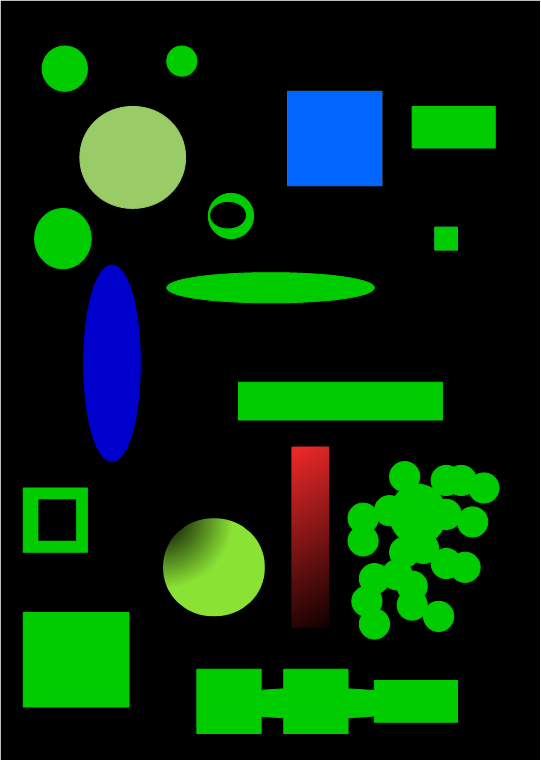
#> input picture images/blobs.png, 541 x 760 px
$ python 15_contouring.py
#> lines starting #> are read from the running program, lines starting #| are printed output that depends on the picture; after the words box and inside, x2 and y2 are one past the last pixel; in counts of white or black regions, pixels touching at a corner belong together
import numpy as np
import cv2


img=cv2.imread("images/blobs.png",1)
#> img is the input picture: shape (760, 541, 3); mean B, G, R 14.5, 44, 8.8
cv2.imshow("Original", img)

#Gray Image
gray = cv2.cvtColor(img, cv2.COLOR_BGR2GRAY)
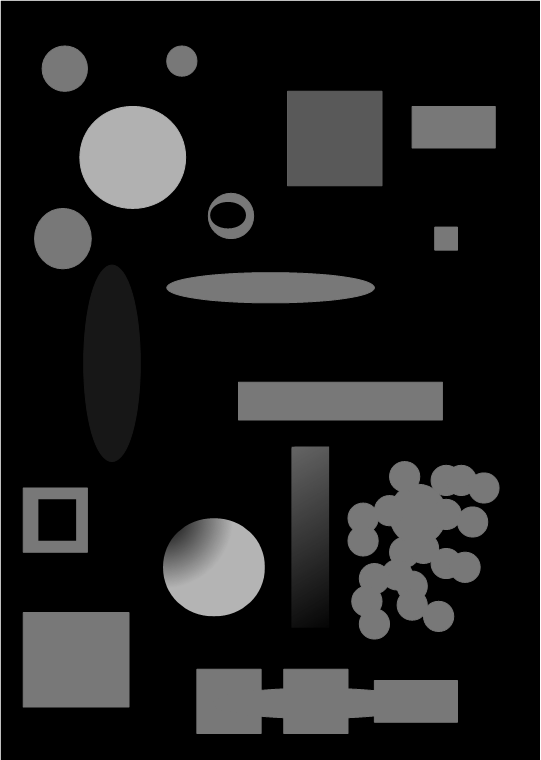
#> gray: shape (760, 541); min 0, max 255, mean 30.1
height , width = gray.shape
#> height = 760; width = 541

#Thresholding
ret, thresh = cv2.threshold(gray, 20,255,cv2.THRESH_BINARY)
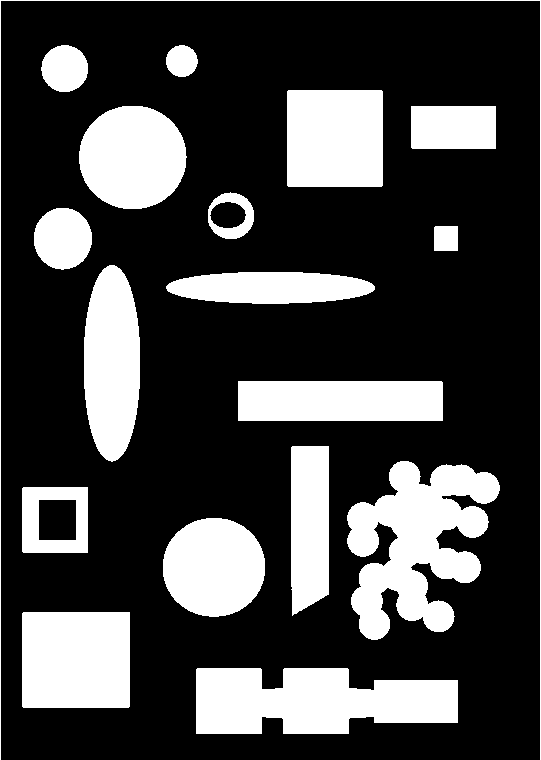
#> thresh: shape (760, 541); 26.6% white; 18 white regions, largest, box (x1, y1, x2, y2) and area: (347, 461, 500, 640) 15398, (196, 668, 458, 734) 13657, (22, 612, 130, 708) 10365
cv2.imshow("Thresh", thresh)

#Adapt Thresholding
adapt_thresh = cv2.adaptiveThreshold(gray, 255, cv2.ADAPTIVE_THRESH_MEAN_C, cv2.THRESH_BINARY, 111, 1)
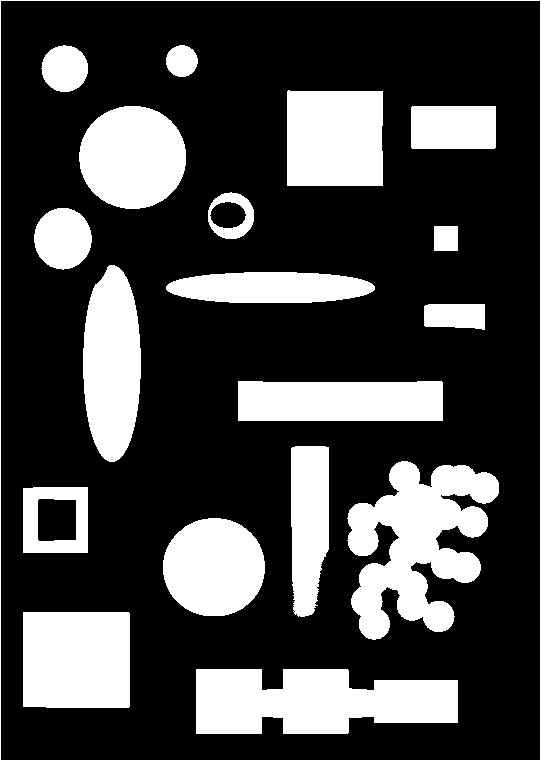
#> adapt_thresh: shape (760, 541); 26.6% white; 19 white regions
cv2.imshow("AdaptThresh", adapt_thresh)

#Contouring
contours, hierachy = cv2.findContours(gray, cv2.RETR_TREE, cv2.CHAIN_APPROX_SIMPLE)
#> contours = 20 contours, 1 with area under 20; largest, box (x1, y1, x2, y2) and area: (347, 461, 500, 640) 15116, (196, 668, 458, 734) 13305, (22, 612, 130, 708) 10165, (287, 90, 383, 187) 9120, (83, 264, 141, 462) 9006
canvas = np.zeros((height, width, 3), "uint8")

cv2.drawContours(canvas, contours, -1, (0,255,255), 2) #contourIdx=-1等於全部
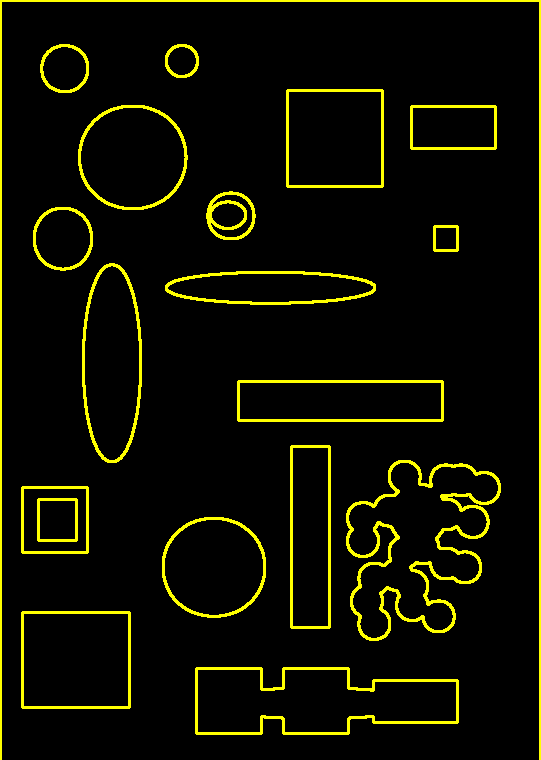
#> canvas: shape (760, 541, 3); mean of channels 0, 1, 2 0, 15.5, 15.5; drawn as B, G, R
cv2.imshow("AdaptThresh", adapt_thresh)
cv2.imshow("New Image", img)
cv2.imshow("canvas", canvas)

cv2.waitKey(0)
cv2.destroyAllWindows()
